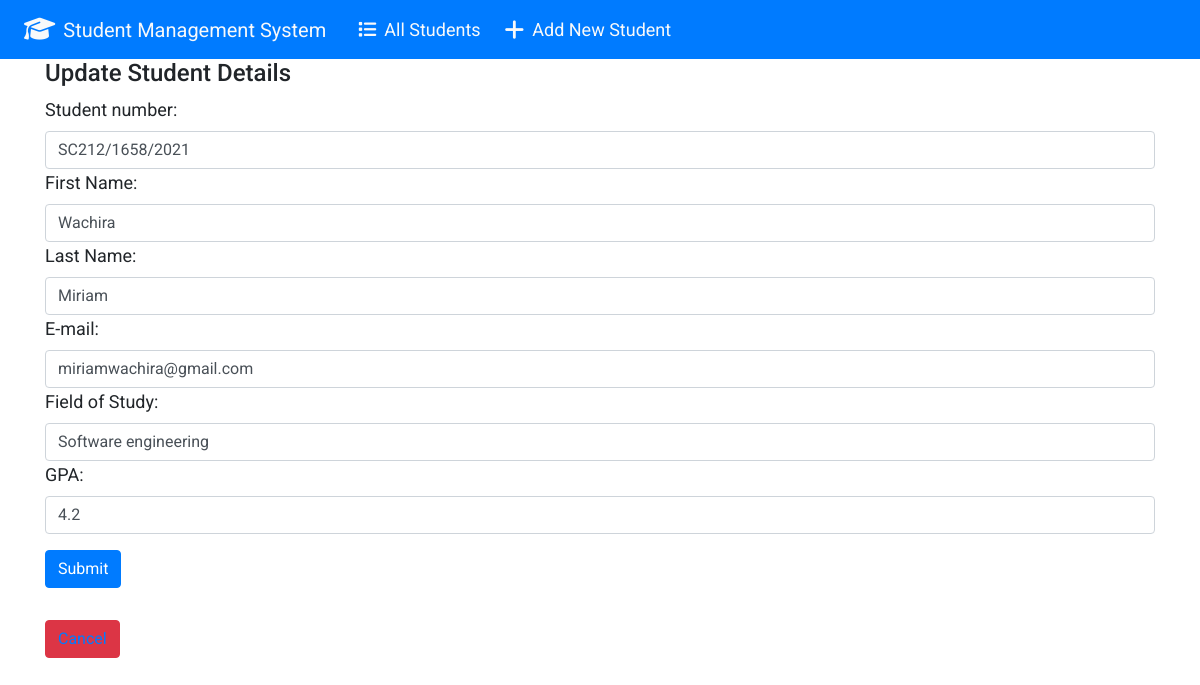
/update_student/12, run on the app's committed database.
### students/models.py (models this page shows, shortened)
class Student(models.Model):
    student_number = models.CharField(max_length=100)
    first_name = models.CharField(max_length=200)
    last_name = models.CharField(max_length=200)
    email = models.EmailField()
    field_of_study = models.CharField(max_length=200)
    gpa = models.FloatField()

### students/views.py (the view)
# urls.py: path('update_student/<str:pk>', views.update_student, name='update_student'),
def update_student(request,pk):
    student = Student.objects.get(id=pk)
    form = StudentForm(instance=student)
    if request.method == 'POST':
        form = StudentForm(request.POST, instance=student)
        if form.is_valid():
            form.save()
            return redirect('/')
    context = {
        'form': form
    }
    return render(request, 'students/update.html', context)

### students/forms.py
class StudentForm(forms.ModelForm):
    class Meta:
        model = Student
        fields = [
            'student_number',
            'first_name',
            'last_name',
            'email',
            'field_of_study',
            'gpa'
        ]
        labels = {
            'student_number': 'Student number',
            'first_name': 'First Name',
            'last_name': 'Last Name',
            'email': 'E-mail',
            'field_of_study': 'Field of Study',
            'gpa': 'GPA',
        }
        widgets = {
            'student_number': forms.TextInput(attrs={'class':'form-control'}),
            'first_name': forms.TextInput(attrs={'class': 'form-control'}),
            'last_name': forms.TextInput(attrs={'class': 'form-control'}),
            'email': forms.EmailInput( attrs={'class': 'form-control'}),
            'field_of_study': forms.TextInput(attrs={'class': 'form-control'}),
            'gpa':forms.NumberInput(attrs={'class': 'form-control'})
        }

### students/templates/students/update.html (shortened to what this page needs)
{% extends 'students/base.html' %}
{% block content %}
<div class="container">
  <h4>Update Student Details</h4>
  <form action="" method="POST">
    {{ form }}
    <input type="submit" class="btn btn-primary my-3">
</form>
<button type="button" class="btn btn-danger my-3"><a href="{% url 'index'%}" class="text-decoration-none">Cancel</a></button>
</div>
{% endblock %}

### students/templates/students/base.html (style rules this page uses)
body { font-family: 'Roboto', sans-serif; font-size: 18px; }

### data on the page
Student: student_number "SC212/1658/2021", first_name "Wachira", last_name "Miriam", email "miriamwachira@gmail.com", field_of_study "Software engineering", gpa "4.2"
